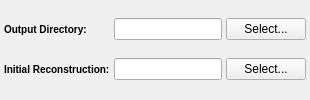
      <widget class="QWidget" name="tab_5">
       <attribute name="title">
        <string>Outputs</string>
       </attribute>
       <layout class="QGridLayout" name="gridLayout_2">
        <property name="margin">
         <number>4</number>
        </property>
        <property name="spacing">
         <number>4</number>
        </property>
        <item row="1" column="2">
         <widget class="QPushButton" name="outputDirectoryPathBtn">
          <property name="sizePolicy">
           <sizepolicy hsizetype="Maximum" vsizetype="Fixed">
            <horstretch>0</horstretch>
            <verstretch>0</verstretch>
           </sizepolicy>
          </property>
          <property name="text">
           <string>Select...</string>
          </property>
         </widget>
        </item>
        <item row="3" column="0">
         <widget class="QLabel" name="initialReconstructionLabel">
          <property name="enabled">
           <bool>true</bool>
          </property>
          <property name="styleSheet">
           <string notr="true">QLabel {
font-weight: bold;
font-size: 10px;
}</string>
          </property>
          <property name="text">
           <string>Initial Reconstruction:</string>
          </property>
         </widget>
        </item>
        <item row="3" column="1">
         <widget class="QFSDropLineEdit" name="initialReconstructionPath">
          <property name="enabled">
           <bool>true</bool>
          </property>
          <property name="sizePolicy">
           <sizepolicy hsizetype="Preferred" vsizetype="Fixed">
            <horstretch>0</horstretch>
            <verstretch>0</verstretch>
           </sizepolicy>
          </property>
          <property name="toolTip">
           <string>The output image to be written at the conclusion of the segmentation</string>
          </property>
          <property name="text">
           <string/>
          </property>
         </widget>
        </item>
        <item row="3" column="2">
         <widget class="QPushButton" name="initialReconstructionPathBtn">
          <property name="sizePolicy">
           <sizepolicy hsizetype="Maximum" vsizetype="Fixed">
            <horstretch>0</horstretch>
            <verstretch>0</verstretch>
           </sizepolicy>
          </property>
          <property name="text">
           <string>Select...</string>
          </property>
         </widget>
        </item>
        <item row="1" column="0">
         <widget class="QLabel" name="outputDirectoryLabel">
          <property name="toolTip">
           <string>The output image to be written at the conclusion of the segmentation</string>
          </property>
          <property name="styleSheet">
           <string notr="true">QLabel {
font-weight: bold;
font-size: 10px;
}</string>
          </property>
          <property name="text">
           <string>Output Directory:</string>
          </property>
         </widget>
        </item>
        <item row="1" column="1">
         <widget class="QFSDropLineEdit" name="outputDirectoryPath_OLD">
          <property name="toolTip">
           <string>The output image to be written at the conclusion of the segmentation</string>
          </property>
          <property name="text">
           <string/>
          </property>
         </widget>
        </item>
       </layout>
      </widget>
